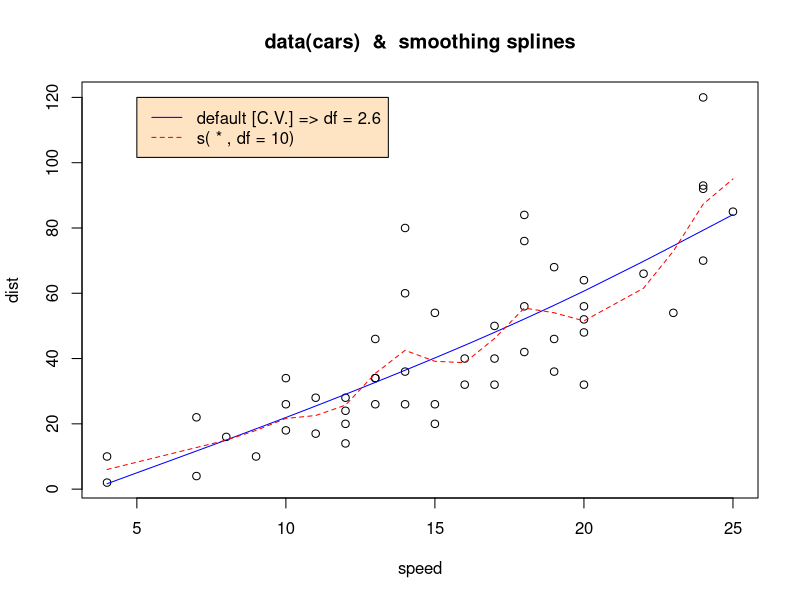
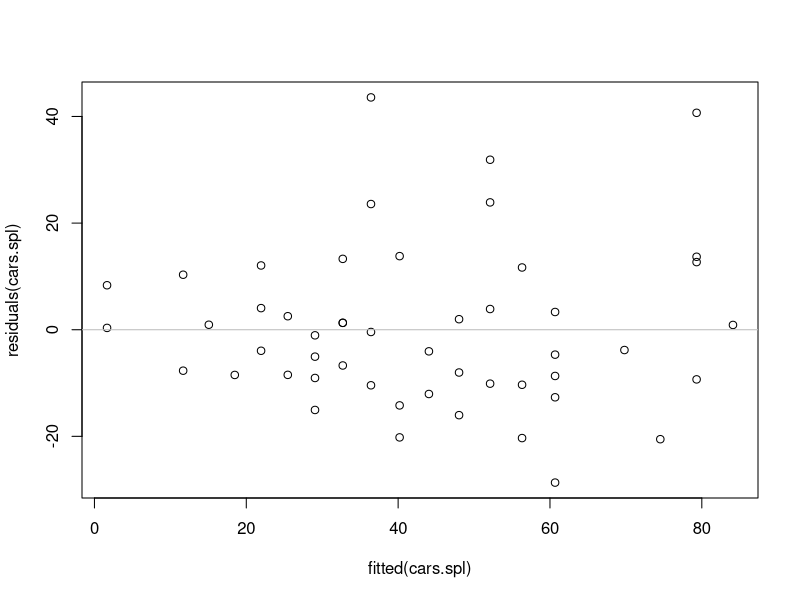
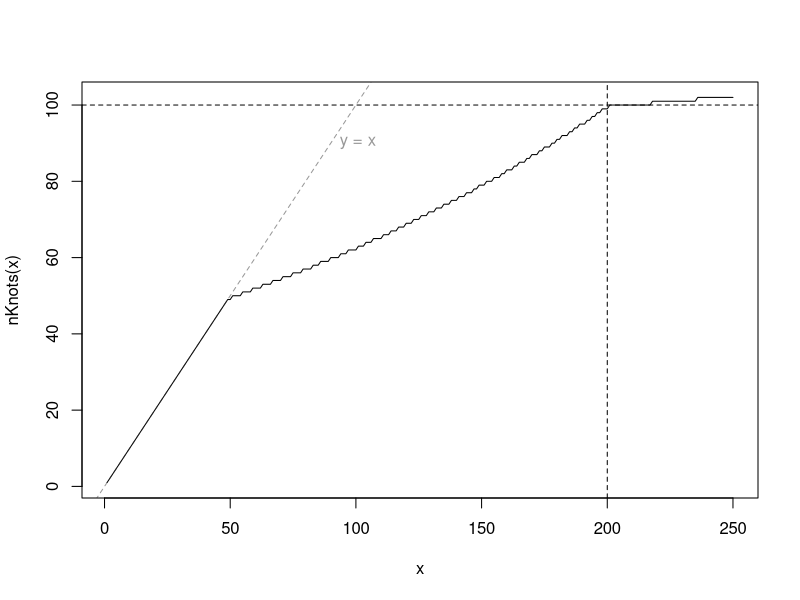
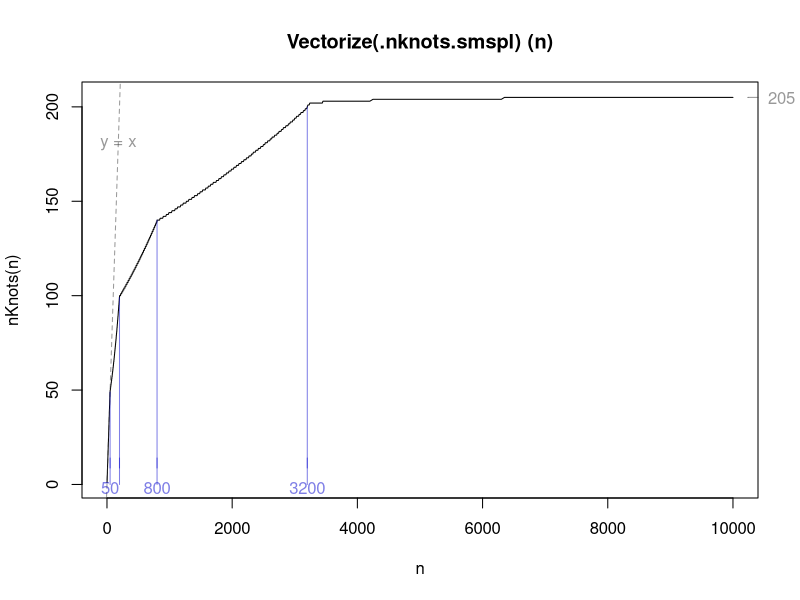
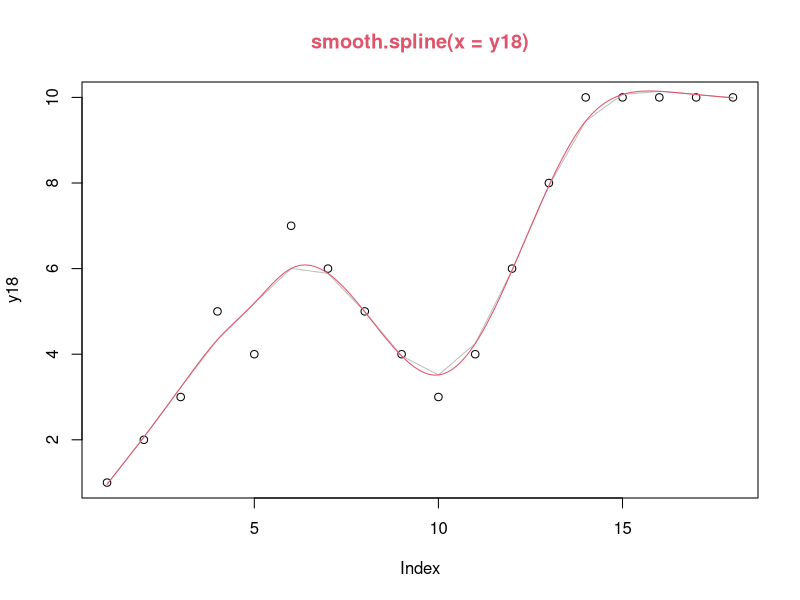

These figures' R source, in order:
require(graphics)
data(cars)

attach(cars)
plot(speed, dist, main = "data(cars)  &  smoothing splines")
cars.spl <- smooth.spline(speed, dist)
(cars.spl)
## This example has duplicate points, so avoid cv = TRUE

lines(cars.spl, col = "blue")
lines(smooth.spline(speed, dist, df = 10), lty = 2, col = "red")
legend(5,120,c(paste("default [C.V.] => df =",round(cars.spl$df,1)),
               "s( * , df = 10)"), col = c("blue","red"), lty = 1:2,
       bg = 'bisque')
detach()


## Residual (Tukey Anscombe) plot:
plot(residuals(cars.spl) ~ fitted(cars.spl))
abline(h = 0, col = "gray")

## consistency check:
stopifnot(all.equal(cars$dist,
                    fitted(cars.spl) + residuals(cars.spl)))

## Visualize the behavior of  .nknots.smspl()
nKnots <- Vectorize(.nknots.smspl) ; c.. <- adjustcolor("gray20",.5)
curve(nKnots, 1, 250, n=250)
abline(0,1, lty=2, col=c..); text(90,90,"y = x", col=c.., adj=-.25)
abline(h=100,lty=2); abline(v=200, lty=2)

n <- c(1:799, seq(800, 3490, by=10), seq(3500, 10000, by = 50))
plot(n, nKnots(n), type="l", main = "Vectorize(.nknots.smspl) (n)")
abline(0,1, lty=2, col=c..); text(180,180,"y = x", col=c..)
n0 <- c(50, 200, 800, 3200); c0 <- adjustcolor("blue3", .5)
lines(n0, nKnots(n0), type="h", col=c0)
axis(1, at=n0, line=-2, col.ticks=c0, col=NA, col.axis=c0)
axis(4, at=.nknots.smspl(10000), line=-.5, col=c..,col.axis=c.., las=1)

##-- artificial example
y18 <- c(1:3, 5, 4, 7:3, 2*(2:5), rep(10, 4))
xx  <- seq(1, length(y18), len = 201)
(s2  <- smooth.spline(y18)) # GCV
(s02  <- smooth.spline(y18, spar = 0.2))
(s02. <- smooth.spline(y18, spar = 0.2, cv = NA))
plot(y18, main = deparse(s2$call), col.main = 2)
lines(s2, col = "gray"); lines(predict(s2, xx), col = 2)

## The following shows the problematic behavior of 'spar' searching:
(s2  <- smooth.spline(y18, control =
                        list(trace = TRUE, tol = 1e-6, low = -1.5)))
(s2m <- smooth.spline(y18, cv = TRUE, control =
                        list(trace = TRUE, tol = 1e-6, low = -1.5)))
## both above do quite similarly (Df = 8.5 +- 0.2)